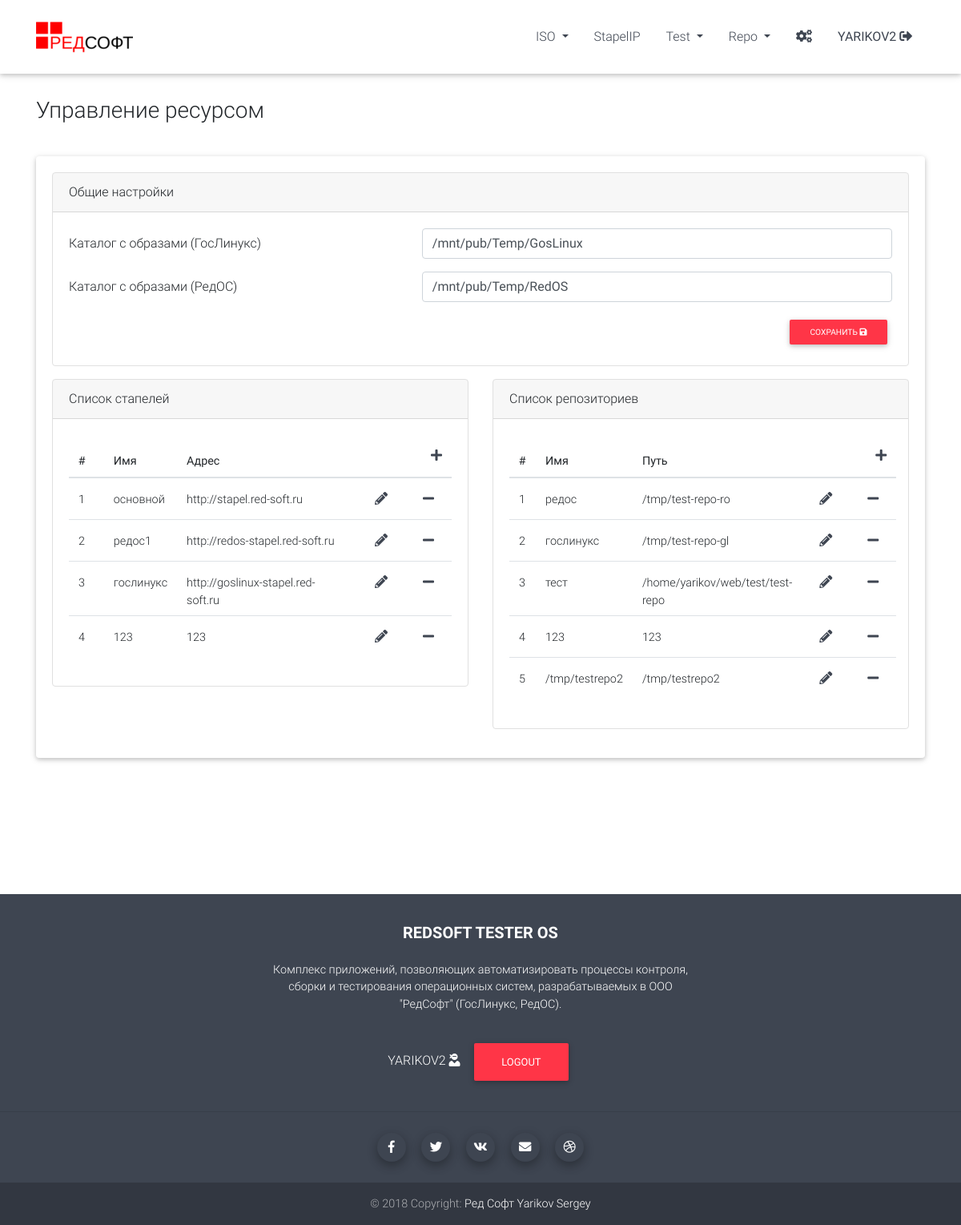
Page /settings/ (signed in) on the committed database.
### testeros/models.py (models this page shows)
class Settings(models.Model):
    path_to_gl_iso = models.CharField(max_length=250, blank=True, null=True)
    path_to_ro_iso = models.CharField(max_length=250, blank=True, null=True)
    stapel = models.TextField(blank=True, null=True)
    repo = models.TextField(blank=True, null=True)

### testeros/views.py (the view)
# urls.py: url(r'^settings/$', views.settings, name='settings'),
@login_required
def settings(request):
    settings = Settings.objects.all().values()
    return render(request, 'testeros/settings/start.html', {'gl_iso': settings[0]['path_to_gl_iso'],
                                                            'ro_iso': settings[0]['path_to_ro_iso'],
                                                            'stapelLst': json.loads(settings[0]['stapel']),
                                                            'repoLst': json.loads(settings[0]['repo'])})

### templates/testeros/settings/start.html (shortened to what this page needs)
{% extends "base.html" %}
{% block content %}
    <div class="row" style="padding-bottom: 20px;">
        <div class="col-xs-12 col-md-12 col-lg-12">
            <p style="text-align: justify;"><span class="header">Управление ресурсом</span></p>
        </div>
    </div>
    <div class="row">
        <div class="col-xs-12 col-md-12 col-lg-12">
            <div class="card">
                <div class="card-body">
                    <div class="row">
                        <div class="col">
                            <div class="card border-light mb-3">
                                <div class="card-header">Общие настройки</div>
                                <div class="card-body">
                                    <div class="form-group row">
                                        <label for="input-path-gl" class="col-sm-5 col-form-label">Каталог с образами (ГосЛинукс)</label>
                                        <div class="col-sm-7">
                                            <input type="text" class="form-control" name="input-path-gl" id="input-path-gl"
                                                   placeholder="Каталог" value="{{ gl_iso }}">
                                        </div>
                                    </div>
                                    <div class="form-group row">
                                        <label for="input-path-ro" class="col-sm-5 col-form-label">Каталог с образами (РедОС)</label>
                                        <div class="col-sm-7">
                                            <input type="text" class="form-control" name="input-path-ro" id="input-path-ro"
                                                   placeholder="Каталог" value="{{ ro_iso }}">
                                        </div>
                                    </div>
                                    <a class="float-right btn btn-danger btn-sm" id="saveSettings">Сохранить <i class="fas fa-save"></i></a>
                                </div>
                            </div>
                        </div>
                    </div>
                    <div class="row">
                        <div class="col-xs-6 col-md-6 col-lg-6">
                            <div class="card border-light mb-3">
                                <div class="card-header">Список стапелей</div>
                                <div class="card-body">
                                    <table class="table" id="table-stapel">
                                        <thead>
                                        <tr>
                                            <th style="width:50px">#</th>
                                            <th >Имя</th>
                                            <th style="width:280px">Адрес</th>
                                            <th style="width:50px"></th>
                                            <th class="text-right" style="width:50px; margin-bottom: 0px;"><h5>
                                                <a id="addStapelModal"><i class="fas fa-plus"></i></a>
                                            </h5></th>
                                        </tr>
                                        </thead>
                                        <tbody id="table-stapel-data">
                                        {% for elem in stapelLst %}
                                            <tr class="table-stapel-row">
                                                <td>{{ forloop.counter }}</td>
                                                <td id="stapel-name">{{ elem.name }}</td>
                                                <td id="stapel-url">{{ elem.url }}</td>
                                                <td><h5>
                                                    <a style='margin: 0 10px'><i class='fas fa-pencil-alt' id="edit"></i></a>
                                                </h5></td>
                                                <td><h5>
                                                    <a style='margin: 0 10px'><i class='fas fa-minus' id="del"></i></a>
                                                </h5></td>
                                            </tr>
                                        {% endfor %}
                                        </tbody>
                                    </table>
                                </div>
                            </div>
                        </div>
                        <div class="col-xs-6 col-md-6 col-lg-6">
                            <div class="card border-light mb-3">
                                <div class="card-header">Список репозиториев</div>
                                <div class="card-body">
                                    <table class="table" id="table-repo">
                                        <thead>
                                        <tr>
                                            <th style="width:50px">#</th>
                                            <th >Имя</th>
                                            <th style="width:280px">Путь</th>
                                            <th style="width:50px"></th>
                                            <th class="text-right" style="width:50px; margin-bottom: 0px;"><h5>
                                                <a id="addRepoModal"><i class="fas fa-plus"></i></a>
                                            </h5></th>
                                        </tr>
                                        </thead>
                                        <tbody id="table-repo-data">
                                        {% for elem in repoLst %}
                                            <tr class="table-repo-row">
                                                <td>{{ forloop.counter }}</td>
                                                <td id="repo-name">{{ elem.name }}</td>
                                                <td id="repo-url">{{ elem.url }}</td>
                                                <td><h5>
                                                    <a style='margin: 0 10px'><i class='fas fa-pencil-alt' id="edit"></i></a>
                                                </h5></td>
                                                <td><h5>
                                                    <a style='margin: 0 10px'><i class='fas fa-minus' id="del"></i></a>
                                                </h5></td>
                                            </tr>
                                        {% endfor %}
                                        </tbody>
                                    </table>
                                </div>
                            </div>
                        </div>
                    </div>
                </div>
            </div>
        </div>
    </div>
{% endblock %}

### templates/header.html (shortened to what this page needs)
{% load static %}
<div class="navbar navbar navbar-fixed-top">
    <div class="container">
        <a class="navbar-brand" href="/testeros"><img src="{% static 'img/logo.png' %}"></a>
        <ul class="nav">
            <li class="nav-item">
                <a class="nav-link dropdown-toggle" href="#" id="navbarDropdown" role="button" data-toggle="dropdown" aria-haspopup="true" aria-expanded="false">
                    ISO
                </a>
            </li>
            <li class="nav-item">
                <a class="nav-link" href="{% url 'stapelip' %}">StapelIP</a>
            </li>
            {% if user.id is not None %}
                <li class="nav-item">
                    <a class="nav-link dropdown-toggle" href="#" id="navbarDropdown" role="button" data-toggle="dropdown" aria-haspopup="true" aria-expanded="false">
                        Test
                    </a>
                </li>
                <li class="nav-item">
                    <a class="nav-link dropdown-toggle" href="#" id="navbarDropdown" role="button" data-toggle="dropdown" aria-haspopup="true" aria-expanded="false">
                        Repo
                    </a>
                </li>
                <li class="nav-item">
                    <a class="nav-link" href="{% url 'settings' %}"><i class="fas fa-cogs"></i></a>
                </li>
            {% endif %}
            {% if user.id is not None %}
                <li class="nav-item">
                    <a class="nav-link text-uppercase" href="http://stapel.red-soft.ru/testeros/logout/"><strong>{{ user }} </strong><i class="fas fa-sign-out-alt"></i></a>
                </li>
            {% else %}
                <li class="nav-item">
                    <a class="nav-link text-uppercase" href="https://stapel.red-soft.ru/testeros/login/">Login <i class="fas fa-sign-in-alt"></i></a>
                </li>
            {% endif %}
        </ul>
    </div>
</div>

### templates/footer.html (shortened to what this page needs)
{% load static %}
<footer class="page-footer font-small stylish-color-dark"
        style="margin-top: 170px;">
    <div class="container" style="padding-top: 20px">
        <div class="row justify-content-md-center">
            <div class="col-lg-6 text-center">
                <h5 class="text-uppercase mb-4 mt-3 font-weight-bold">RedSoft Tester OS</h5>
                <p>Комплекс приложений, позволяющих автоматизировать процессы контроля, сборки и тестирования операционных систем,
                    разрабатываемых в ООО "РедСофт" (ГосЛинукс, РедОС).</p>
            </div>
        </div>
    </div>
    <div class="text-center py-3">
        <ul class="list-unstyled list-inline mb-0">
            {% if user.id is not None %}
                <li class="list-inline-item">
                    <h6 class="mb-1 text-uppercase">{{ user }} <i class="fas fa-user-ninja fa-1x"></i></h6>
                </li>
                <li class="list-inline-item">
                    <a class="btn btn-danger btn-rounded" href="http://stapel.red-soft.ru/testeros/logout/">Logout</a>
                </li>
            {% endif %}
        </ul>
    </div>
    <hr>
    <div class="text-center">
        <ul class="list-unstyled list-inline">
            <li class="list-inline-item">
                <a class="btn-floating btn-sm btn-fb mx-1" href="https://www.facebook.com/REDSOFTMoscow/" target="_blank">
                    <i class="fab fa-facebook-f"> </i>
                </a>
            </li>
            <li class="list-inline-item">
                <a class="btn-floating btn-sm btn-tw mx-1" href="https://twitter.com/redsoftbiz" target="_blank">
                    <i class="fab fa-twitter"> </i>
                </a>
            </li>
            <li class="list-inline-item">
                <a class="btn-floating btn-sm btn-li mx-1" href="https://vk.com/redsoftbiz" target="_blank">
                    <i class="fab fa-vk"> </i>
                </a>
            </li>
            <li class="list-inline-item">
                <a class="btn-floating btn-sm btn-gplus mx-1" href="mailto:info@red-soft.ru">
                    <i class="fa fa-envelope"> </i>
                </a>
            </li>
            <li class="list-inline-item">
                <a class="btn-floating btn-sm btn-dribbble mx-1" href="http://www.red-soft.ru/" target="_blank">
                    <i class="fab fa-dribbble"> </i>
                </a>
            </li>
        </ul>
    </div>
    <div class="footer-copyright py-3 text-center">
        © 2018 Copyright:
        <a href="http://www.red-soft.ru/" target="_blank"> Ред Софт </a><a href="https://vk.com/id95074562" target="_blank"> Yarikov Sergey</a>
    </div>
</footer>

### testeros/static/css/note.css (style rules this page uses)
.btn-floating { -webkit-box-shadow: 0 5px 11px 0 rgba(0,0,0,.18),0 4px 15px 0 rgba(0,0,0,.15); box-shadow: 0 5px 11px 0 rgba(0,0,0,.18),0 4px 15px 0 rgba(0,0,0,.15); width: 47px; height: 47px; position: relative; z-index: 1; vertical-align: middle; display: inline-block; overflow: hidden; -webkit-transition: all .2s ease-in-out; -o-transition: all .2s ease-in-out; transition: all .2s ease-in-out; margin: 10px; -webkit-border-radius: 50%; border-radius: 50%; padding: 0; cursor: pointer; }
.btn-floating.btn-sm { width: 36.15385px; height: 36.15385px; }
.btn-floating.btn-sm i { font-size: .96154rem; line-height: 36.15385px; }
.btn-floating i { display: inline-block; width: inherit; text-align: center; color: #fff; }

### templates/testeros/settings/start.html (style rules this page uses)
table.table td, table.table th { padding-top: 1rem; padding-bottom: 0.5rem; }

### rows in the picture
Settings: input-path-gl "/mnt/pub/Temp/GosLinux", input-path-ro "/mnt/pub/Temp/RedOS"

### other values in the picture
{{ user }} "YARIKOV2"
{{ elem.name }} "основной" "редос1" "гослинукс" "123"
{{ elem.url }} "http://stapel.red-soft.ru" "http://redos-stapel.red-soft.ru" "http://goslinux-stapel.red-soft.ru" "123"
{{ elem.name }} "редос" "гослинукс" "тест" "123" "/tmp/testrepo2"
{{ elem.url }} "/tmp/test-repo-ro" "/tmp/test-repo-gl" "/home/yarikov/web/test/test-repo" "123" "/tmp/testrepo2"
